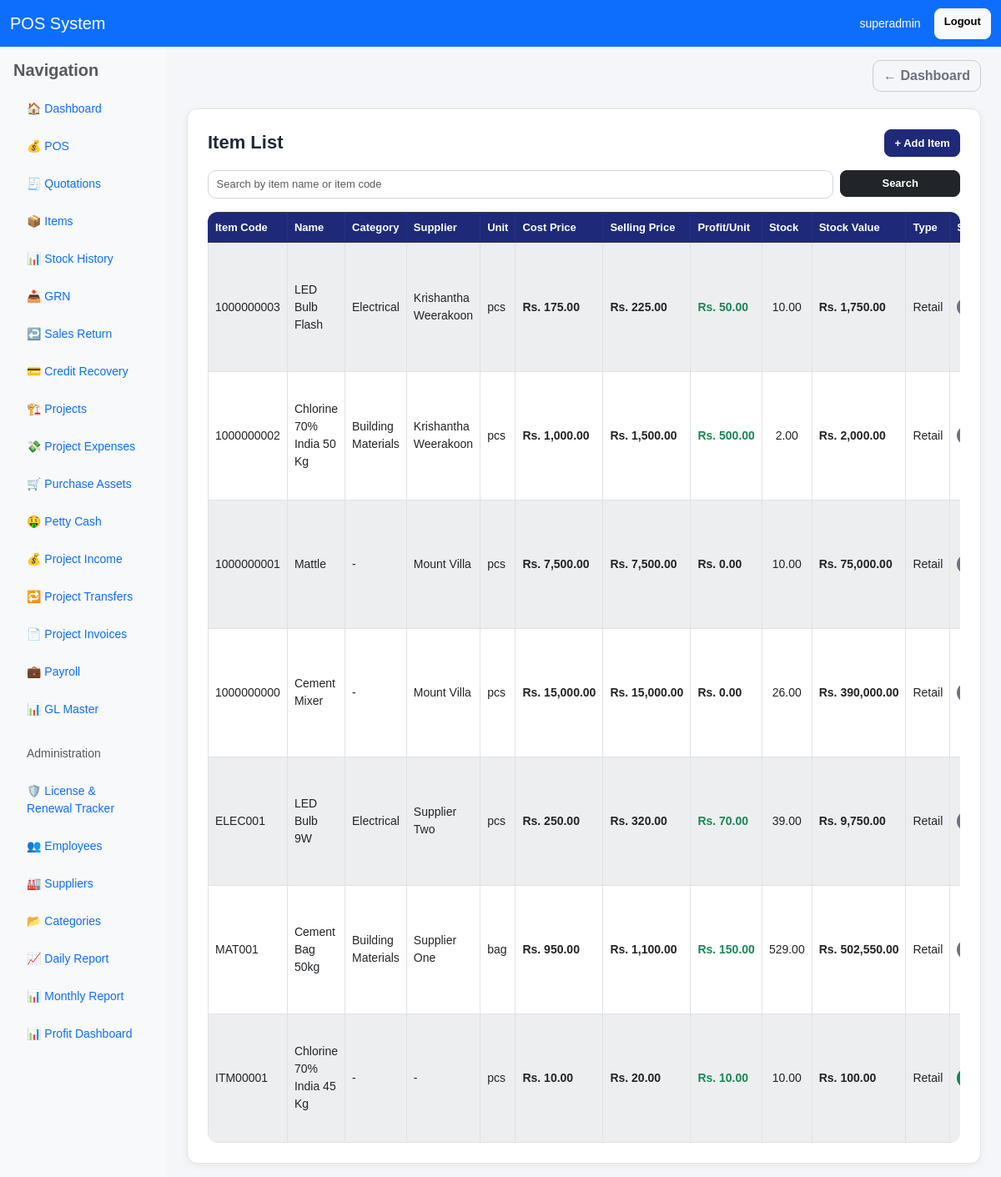
The app's page /items/ (signed in) with its own data.
### pos/models.py (models this page shows, shortened)
class Item(models.Model):
    ITEM_TYPE_CHOICES = [
        ("retail", "Retail"),
        ("project", "Project"),
        ("service", "Service"),
    ]
    item_code = models.CharField(max_length=50, unique=True)
    name = models.CharField(max_length=255)
    category = models.ForeignKey(
        "Category",
        on_delete=models.SET_NULL,
        null=True,
        blank=True
    )
    supplier = models.ForeignKey(
        "Supplier",
        on_delete=models.SET_NULL,
        null=True,
        blank=True
    )
    unit = models.CharField(max_length=30, default="pcs")
    cost_price = models.DecimalField(max_digits=12, decimal_places=2, default=0)
    selling_price = models.DecimalField(max_digits=12, decimal_places=2, default=0)
    stock = models.DecimalField(max_digits=12, decimal_places=2, default=0)
    purchase_date = models.DateField(blank=True, null=True)
    item_type = models.CharField(max_length=20, choices=ITEM_TYPE_CHOICES, default="retail")
    is_service = models.BooleanField(default=False)
    allow_discount = models.BooleanField(default=True)
    max_discount_value = models.DecimalField(max_digits=12, decimal_places=2, default=0)
    reorder_level = models.DecimalField(max_digits=12, decimal_places=2, default=0)
    warranty_days = models.PositiveIntegerField(default=0)
    retail_gl_account = models.ForeignKey(
        "GLMaster",
        on_delete=models.SET_NULL,
        null=True,
        blank=True,
        related_name="retail_items"
    )
    cost_gl_account = models.ForeignKey(
        "GLMaster",
        on_delete=models.SET_NULL,
        null=True,
        blank=True,
        related_name="cost_items"
    )
    is_active = models.BooleanField(default=True)
    updated_by = models.ForeignKey(
        User,
        on_delete=models.SET_NULL,
        null=True,
        blank=True,
        related_name="updated_items"
    )
    created_at = models.DateTimeField(auto_now_add=True)
    class Meta:
        ordering = ["name"]

class Category(models.Model):
    name = models.CharField(max_length=100, unique=True)
    description = models.TextField(blank=True, null=True)
    is_active = models.BooleanField(default=True)
    created_at = models.DateTimeField(auto_now_add=True)
    class Meta:
        ordering = ["name"]

class Supplier(models.Model):
    name = models.CharField(max_length=150, unique=True)
    address = models.TextField(blank=True, null=True)
    phone_1 = models.CharField(max_length=30, blank=True, null=True)
    phone_2 = models.CharField(max_length=30, blank=True, null=True)
    phone_3 = models.CharField(max_length=30, blank=True, null=True)
    email = models.EmailField(blank=True, null=True)
    contact_person = models.CharField(max_length=150, blank=True, null=True)
    bank_name = models.CharField(max_length=150, blank=True, null=True)
    bank_branch = models.CharField(max_length=150, blank=True, null=True)
    account_name = models.CharField(max_length=150, blank=True, null=True)
    account_number = models.CharField(max_length=80, blank=True, null=True)
    is_active = models.BooleanField(default=True)
    created_at = models.DateTimeField(auto_now_add=True)
    class Meta:
        ordering = ["name"]

### pos/views.py (the view)
# urls.py: path('items/', views.item_list, name='item_list'),
@user_passes_test(can_manage_items)
def item_list(request):
    query = request.GET.get("q", "").strip()
    selected_item = request.GET.get("selected_item", "")
    items = Item.objects.filter(is_active=True).select_related(
        "category", "supplier", "retail_gl_account", "cost_gl_account"
    ).order_by("-id")
    if query:
        items = items.filter(
            Q(name__icontains=query) |
            Q(item_code__icontains=query)
        )
    low_stock_items = Item.objects.filter(
        is_active=True,
        stock__lte=F("reorder_level")
    ).order_by("name")
    return render(request, "pos/item_list.html", {
        "items": items,
        "query": query,
        "low_stock_items": low_stock_items,
        "selected_item": selected_item,
    })

### pos/templatetags/currency_filters.py (called while the page is built)
@register.filter
def money(value):
    try:
        if value in (None, ""):
            value = Decimal("0")
        value = Decimal(str(value))
        symbol = getattr(settings, 'CURRENCY_SYMBOL', '$')
        return f"{symbol} {value:,.2f}"
    except (InvalidOperation, ValueError, TypeError):
        symbol = getattr(settings, 'CURRENCY_SYMBOL', '$')
        return f"{symbol} 0.00"

@register.filter
def mul(value, arg):
    try:
        return Decimal(str(value)) * Decimal(str(arg))
    except (InvalidOperation, ValueError, TypeError):
        return Decimal("0")

@register.filter
def subtract(value, arg):
    try:
        return Decimal(str(value)) - Decimal(str(arg))
    except (InvalidOperation, ValueError, TypeError):
        return Decimal("0")

### pos/views.py (called while the page is built)
def is_owner(user):
    return user.is_superuser or user.groups.filter(name__iexact="Owner").exists()

def can_manage_items(user):
    return is_owner(user) or is_manager(user) or is_clerk(user)

### pos/templates/pos/item_list.html (shortened to what this page needs)
{% extends "base.html" %}
{% load currency_filters %}
{% block content %}
<div class="card p-3 p-md-4">
    <div class="app-card-header">
        <h4 class="app-page-title">Item List</h4>
        <div>
            <a href="{% url 'add_item' %}" class="btn btn-primary btn-sm">+ Add Item</a>
        </div>
    </div>
    <form method="get" class="row g-2 mb-3">
        <div class="col-md-10">
            <input type="text" name="q" value="{{ query }}" class="form-control form-control-sm" placeholder="Search by item name or item code">
        </div>
        <div class="col-md-2">
            <button class="btn btn-dark btn-sm w-100">Search</button>
        </div>
    </form>
    <div class="table-responsive">
        <table class="table table-bordered table-striped bg-white align-middle">
            <thead class="table-dark">
                <tr>
                    <th>Item Code</th>
                    <th>Name</th>
                    <th>Category</th>
                    <th>Supplier</th>
                    <th>Unit</th>
                    <th>Cost Price</th>
                    <th>Selling Price</th>
                    <th>Profit/Unit</th>
                    <th>Stock</th>
                    <th>Stock Value</th>
                    <th>Type</th>
                    <th>Service</th>
                </tr>
            </thead>
            <tbody>
                {% for item in items %}
                <tr id="item-row-{{ item.id }}" class="{% if selected_item and item.id|stringformat:"s" == selected_item %}table-warning{% endif %}">
                    <td>{{ item.item_code }}</td>
                    <td>{{ item.name }}</td>
                    <td>{% if item.category %}{{ item.category.name }}{% else %}-{% endif %}</td>
                    <td>{% if item.supplier %}{{ item.supplier.name }}{% else %}-{% endif %}</td>
                    <td>{{ item.unit }}</td>
                    <td class="text-money">{{ item.cost_price|money }}</td>
                    <td class="text-money">{{ item.selling_price|money }}</td>
                    {% with profit=item.selling_price|subtract:item.cost_price %}
                    <td class="text-money {% if profit > 0 %}text-success font-weight-bold{% elif profit < 0 %}text-danger{% endif %}">
                        {{ profit|money }}
                    </td>
                    {% endwith %}
                    <td class="text-center">{{ item.stock }}</td>
                    {% with stock_val=item.cost_price|mul:item.stock %}
                    <td class="text-money">{{ stock_val|money }}</td>
                    {% endwith %}
                    <td>{{ item.get_item_type_display }}</td>
                    <td>
                        {% if item.is_service %}
                            <span class="badge bg-success">Yes</span>
                        {% else %}
                            <span class="badge bg-secondary">No</span>
                        {% endif %}
                    </td>
                </tr>
                {% empty %}
                <tr>
                    <td colspan="13" class="text-center">No items found</td>
                </tr>
                {% endfor %}
            </tbody>
        </table>
    </div>
</div>
{% endblock %}

### pos/templates/includes/navbar.html
<nav class="navbar navbar-expand-lg navbar-dark bg-primary">
    <div class="container-fluid">
        <a class="navbar-brand" href="{% url 'dashboard' %}">POS System</a>
        <div class="d-flex ms-auto">
            {% if request.user.is_authenticated %}
                <span class="navbar-text text-white me-3">
                    {{ request.user.username }}
                </span>
                <a href="{% url 'logout' %}" class="btn btn-light btn-sm">Logout</a>
            {% endif %}
        </div>
    </div>
</nav>

### static/css/app.css (style rules this page uses)
:root { --app-bg: #f4f6f9; --card-bg: #ffffff; --border-color: #dfe3ea; --text-main: #1f2937; --text-muted: #6b7280; --brand: #1e2a78; --brand-dark: #182260; --brand-soft: #eef2ff; --success-soft: #eaf7ee; --danger-soft: #fdecec; --warning-soft: #fff7e6; --shadow-soft: 0 2px 10px rgba(15, 23, 42, 0.06); --shadow-medium: 0 6px 18px rgba(15, 23, 42, 0.08); --radius: 12px; --pi-dark: #16384b; --pi-dark-2: #20495e; --pi-teal: #1fb6be; --pi-teal-2: #28c7cd; --pi-soft: #eef8f8; --pi-border: #cfe5e7; }
html, body { margin: 0; padding: 0; }
body.app-body { background: var(--app-bg); color: var(--text-main); font-size: 14px; font-family: Arial, sans-serif; }
.container, .container-fluid { width: 100%; }
.text-money { font-weight: 700; white-space: nowrap; }
.app-card, .card { border: 1px solid var(--border-color); border-radius: var(--radius); box-shadow: var(--shadow-soft); background: var(--card-bg); }
.app-card-header { display: flex; justify-content: space-between; align-items: center; gap: 12px; margin-bottom: 16px; flex-wrap: wrap; }
.app-page-title, h4, h5 { color: var(--text-main); font-weight: 700; margin: 0; }
.app-page-title { font-size: 22px; }
.form-control, .form-select { border-radius: 10px; border: 1px solid #cfd6e1; font-size: 14px; padding: 0.5rem 0.7rem; min-height: 38px; background: #fff; }
.form-control-sm, .form-select-sm { min-height: 34px; padding: 0.4rem 0.6rem; font-size: 13px; }
.btn { border-radius: 10px; font-weight: 600; transition: all 0.18s ease; }
.btn-sm { border-radius: 8px; font-size: 13px; padding: 0.35rem 0.7rem; }
.btn-primary { background: var(--brand); border-color: var(--brand); color: #fff; }
.table { margin-bottom: 0; }
.table-responsive { border-radius: 12px; }
.table thead th, .table-dark th { background: var(--brand) !important; color: #fff !important; border-color: #22318b !important; font-size: 13px; font-weight: 700; vertical-align: middle; }
.table td, .table th { vertical-align: middle; }
.table-striped > tbody > tr:nth-of-type(odd) > * { background-color: #fafbfd; }
.badge { font-size: 12px; font-weight: 700; padding: 0.45em 0.65em; border-radius: 999px; }

### records on screen
Item: item_code "1000000003", name "LED Bulb Flash", category.name "Electrical", supplier.name "Krishantha Weerakoon", unit "pcs", cost_price "Rs. 175.00", selling_price "Rs. 225.00", value "Rs. 50.00", stock "10.00", value "Rs. 1,750.00", item_type "Retail"
Item: item_code "1000000002", name "Chlorine 70% India 50 Kg", category.name "Building Materials", supplier.name "Krishantha Weerakoon", unit "pcs", cost_price "Rs. 1,000.00", selling_price "Rs. 1,500.00", value "Rs. 500.00", stock "2.00", value "Rs. 2,000.00", item_type "Retail"
Item: item_code "1000000001", name "Mattle", supplier.name "Mount Villa", unit "pcs", cost_price "Rs. 7,500.00", selling_price "Rs. 7,500.00", value "Rs. 0.00", stock "10.00", value "Rs. 75,000.00", item_type "Retail"
Item: item_code "1000000000", name "Cement Mixer", supplier.name "Mount Villa", unit "pcs", cost_price "Rs. 15,000.00", selling_price "Rs. 15,000.00", value "Rs. 0.00", stock "26.00", value "Rs. 390,000.00", item_type "Retail"
Item: item_code "ELEC001", name "LED Bulb 9W", category.name "Electrical", supplier.name "Supplier Two", unit "pcs", cost_price "Rs. 250.00", selling_price "Rs. 320.00", value "Rs. 70.00", stock "39.00", value "Rs. 9,750.00", item_type "Retail"
Item: item_code "MAT001", name "Cement Bag 50kg", category.name "Building Materials", supplier.name "Supplier One", unit "bag", cost_price "Rs. 950.00", selling_price "Rs. 1,100.00", value "Rs. 150.00", stock "529.00", value "Rs. 502,550.00", item_type "Retail"
Item: item_code "ITM00001", name "Chlorine 70% India 45 Kg", unit "pcs", cost_price "Rs. 10.00", selling_price "Rs. 20.00", value "Rs. 10.00", stock "10.00", value "Rs. 100.00", item_type "Retail"

### other values on screen
{{ request.user.username }} "superadmin"
